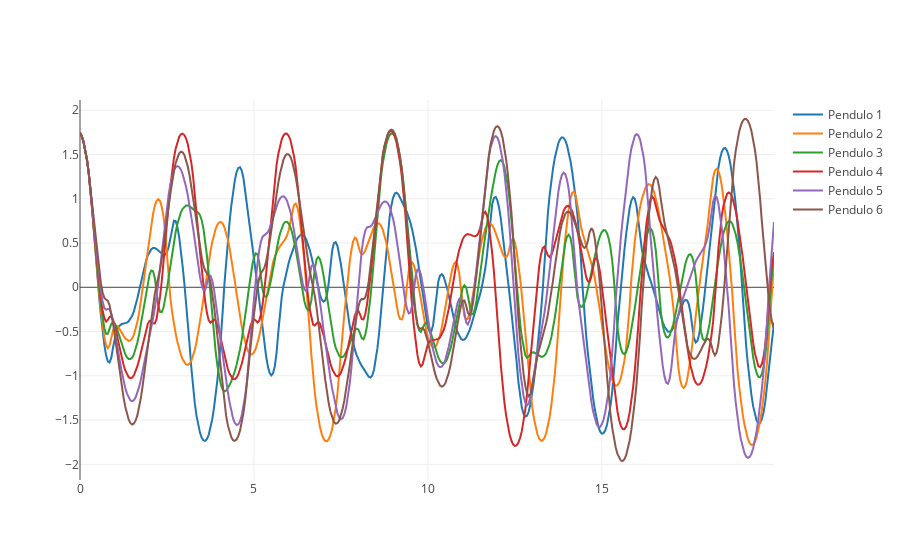

Notebook cell for this chart:
### Code cell
teta1=go.Scatter(x=t,y=yena[:,0],name='Pendulo 1')
teta2=go.Scatter(x=t,y=yenb[:,0],name='Pendulo 2')
teta3=go.Scatter(x=t,y=yenc[:,0],name='Pendulo 3')
teta4=go.Scatter(x=t,y=yend[:,0],name='Pendulo 4')
teta5=go.Scatter(x=t,y=yene[:,0],name='Pendulo 5')
teta6=go.Scatter(x=t,y=yenf[:,0],name='Pendulo 6')
plotly.offline.iplot([teta1,teta2,teta3,teta4,teta5,teta6])

### Figure 1 — Plotly figure (JSON) as saved in the notebook; plotly's stock layout.template omitted (floating-point values rounded to 4 significant figures; data arrays with more than 128 entries replaced by an {"elided": "..."} marker saying what was removed)
{"data": [{"name": "Pendulo 1", "type": "scatter", "uid": "de58dcf4-db2f-11e8-92af-e839354c1137", "x": {"elided": "400 float values"}, "y": {"elided": "400 float values"}}, {"name": "Pendulo 2", "type": "scatter", "uid": "de58dcf5-db2f-11e8-b572-e839354c1137", "x": {"elided": "400 float values"}, "y": {"elided": "400 float values"}}, {"name": "Pendulo 3", "type": "scatter", "uid": "de58dcf6-db2f-11e8-a3a9-e839354c1137", "x": {"elided": "400 float values"}, "y": {"elided": "400 float values"}}, {"name": "Pendulo 4", "type": "scatter", "uid": "de58dcf7-db2f-11e8-bef7-e839354c1137", "x": {"elided": "400 float values"}, "y": {"elided": "400 float values"}}, {"name": "Pendulo 5", "type": "scatter", "uid": "de58dcf8-db2f-11e8-89b3-e839354c1137", "x": {"elided": "400 float values"}, "y": {"elided": "400 float values"}}, {"name": "Pendulo 6", "type": "scatter", "uid": "de58dcf9-db2f-11e8-aa31-e839354c1137", "x": {"elided": "400 float values"}, "y": {"elided": "400 float values"}}], "layout": {}}
